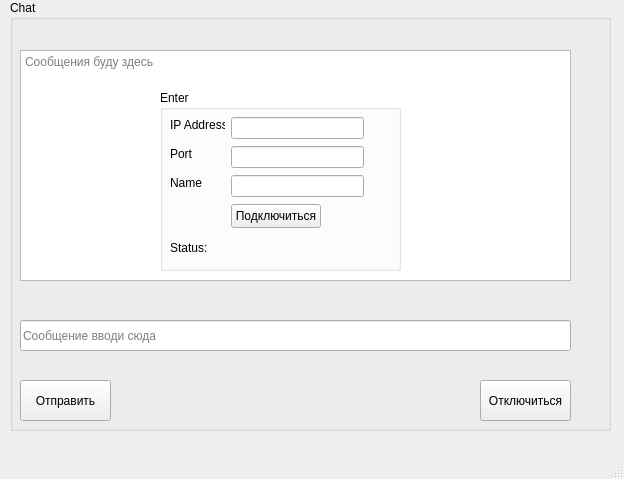
<?xml version="1.0" encoding="UTF-8"?>
<ui version="4.0">
 <class>MainWindow</class>
 <widget class="QMainWindow" name="MainWindow">
  <property name="geometry">
   <rect>
    <x>0</x>
    <y>0</y>
    <width>624</width>
    <height>479</height>
   </rect>
  </property>
  <property name="windowTitle">
   <string>MainWindow</string>
  </property>
  <widget class="QWidget" name="centralwidget">
   <property name="layoutDirection">
    <enum>Qt::LayoutDirection::LeftToRight</enum>
   </property>
   <widget class="QGroupBox" name="chatGroupBox">
    <property name="enabled">
     <bool>true</bool>
    </property>
    <property name="geometry">
     <rect>
      <x>10</x>
      <y>0</y>
      <width>601</width>
      <height>431</height>
     </rect>
    </property>
    <property name="title">
     <string>Chat</string>
    </property>
    <widget class="QTextEdit" name="chatTextEdit">
     <property name="geometry">
      <rect>
       <x>10</x>
       <y>50</y>
       <width>551</width>
       <height>231</height>
      </rect>
     </property>
     <property name="readOnly">
      <bool>true</bool>
     </property>
     <property name="placeholderText">
      <string>Сообщения буду здесь</string>
     </property>
    </widget>
    <widget class="QPushButton" name="sendButton">
     <property name="geometry">
      <rect>
       <x>10</x>
       <y>380</y>
       <width>91</width>
       <height>41</height>
      </rect>
     </property>
     <property name="text">
      <string>Отправить</string>
     </property>
    </widget>
    <widget class="QLineEdit" name="messageLineEdit">
     <property name="geometry">
      <rect>
       <x>10</x>
       <y>320</y>
       <width>551</width>
       <height>31</height>
      </rect>
     </property>
     <property name="text">
      <string/>
     </property>
     <property name="placeholderText">
      <string>Сообщение вводи сюда</string>
     </property>
    </widget>
    <widget class="QPushButton" name="disconnectButton">
     <property name="geometry">
      <rect>
       <x>470</x>
       <y>380</y>
       <width>91</width>
       <height>41</height>
      </rect>
     </property>
     <property name="text">
      <string>Отключиться</string>
     </property>
    </widget>
   </widget>
   <widget class="QGroupBox" name="serverConnectionGroupBox">
    <property name="geometry">
     <rect>
      <x>160</x>
      <y>90</y>
      <width>241</width>
      <height>181</height>
     </rect>
    </property>
    <property name="title">
     <string>Enter</string>
    </property>
    <widget class="QLabel" name="label_3">
     <property name="geometry">
      <rect>
       <x>10</x>
       <y>85</y>
       <width>32</width>
       <height>16</height>
      </rect>
     </property>
     <property name="text">
      <string>Name</string>
     </property>
    </widget>
    <widget class="QLineEdit" name="nameLineEdit">
     <property name="geometry">
      <rect>
       <x>71</x>
       <y>85</y>
       <width>133</width>
       <height>22</height>
      </rect>
     </property>
    </widget>
    <widget class="QLabel" name="label_2">
     <property name="geometry">
      <rect>
       <x>10</x>
       <y>56</y>
       <width>22</width>
       <height>16</height>
      </rect>
     </property>
     <property name="text">
      <string>Port</string>
     </property>
    </widget>
    <widget class="QPushButton" name="serverConnectionButton">
     <property name="geometry">
      <rect>
       <x>71</x>
       <y>114</y>
       <width>90</width>
       <height>24</height>
      </rect>
     </property>
     <property name="text">
      <string>Подключиться</string>
     </property>
    </widget>
    <widget class="QLabel" name="label">
     <property name="geometry">
      <rect>
       <x>10</x>
       <y>27</y>
       <width>55</width>
       <height>16</height>
      </rect>
     </property>
     <property name="text">
      <string>IP Address</string>
     </property>
    </widget>
    <widget class="QLineEdit" name="portLineEdit">
     <property name="geometry">
      <rect>
       <x>71</x>
       <y>56</y>
       <width>133</width>
       <height>22</height>
      </rect>
     </property>
    </widget>
    <widget class="QLineEdit" name="ipAddressLineEdit">
     <property name="geometry">
      <rect>
       <x>71</x>
       <y>27</y>
       <width>133</width>
       <height>22</height>
      </rect>
     </property>
    </widget>
    <widget class="QLabel" name="label_4">
     <property name="geometry">
      <rect>
       <x>10</x>
       <y>150</y>
       <width>49</width>
       <height>16</height>
      </rect>
     </property>
     <property name="text">
      <string>Status:</string>
     </property>
    </widget>
    <widget class="QLabel" name="statusLabel">
     <property name="geometry">
      <rect>
       <x>60</x>
       <y>150</y>
       <width>171</width>
       <height>16</height>
      </rect>
     </property>
     <property name="text">
      <string/>
     </property>
    </widget>
   </widget>
  </widget>
  <widget class="QMenuBar" name="menubar">
   <property name="geometry">
    <rect>
     <x>0</x>
     <y>0</y>
     <width>624</width>
     <height>22</height>
    </rect>
   </property>
  </widget>
  <widget class="QStatusBar" name="statusbar"/>
 </widget>
 <resources/>
 <connections/>
</ui>
